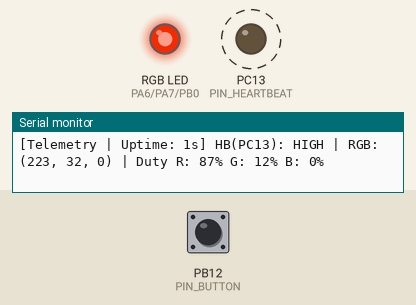
This program was run on a simulated STM32 Blue Pill. Parts: an RGB LED mixed from three pins (HIGH = lit), output pins drawn as LEDs (lit = HIGH), the last lines printed to the serial monitor. Dashed ring = blinking. The test bench sets the inputs (shaded band); at power-on: PB12 (PIN_BUTTON) HIGH. Dim RGB values are drawn brighter than linear.

Above: at 1.2 s.
1.3 s: PB12 (PIN_BUTTON) pulled LOW for 0.15 s
At 4.05 s:
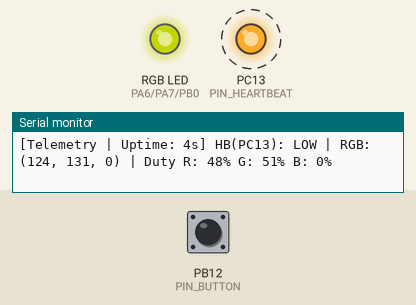
4.4 s: PB12 (PIN_BUTTON) pulled LOW for 3.2 s
At 5.55 s:
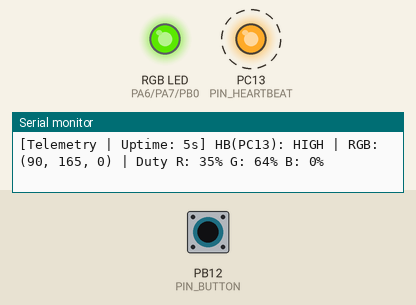
9.1 s: PB12 (PIN_BUTTON) pulsed LOW 5 times (0.12 s each, 0.3 s apart)
At 9.7 s:
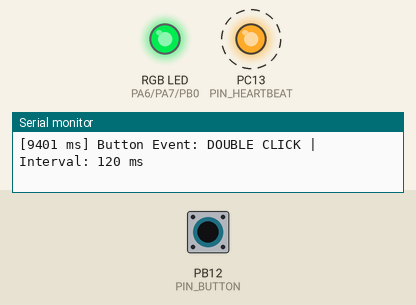
12.2 s: PB12 (PIN_BUTTON) pulled LOW for 1 s
Timing chart, 0 to 55.4 s (numbered marks = the images above; inputs shaded):
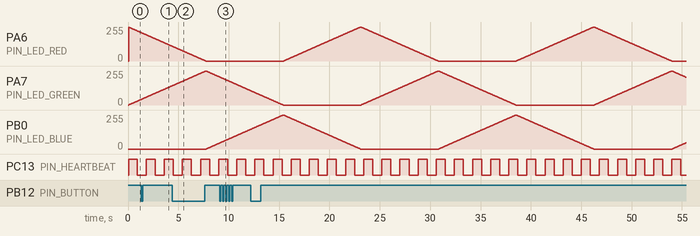

Measured:
- by itself, PC13 (PIN_HEARTBEAT): alternates HIGH for 0.90 s and LOW for 0.90 s

The program:

main.cpp
```cpp
#include <Arduino.h>

const uint8_t PIN_LED_RED   = PA6;
const uint8_t PIN_LED_GREEN = PA7;
const uint8_t PIN_LED_BLUE  = PB0;
const uint8_t PIN_BUTTON    = PB12;
const uint8_t PIN_HEARTBEAT = PC13;

const uint32_t DEBOUNCE_TIME_MS      = 30;
const uint32_t DOUBLE_CLICK_TIME_MS  = 450;
const uint32_t LONG_PRESS_TIME_MS    = 1500;

struct ScheduledTask {
    uint32_t interval_ms;
    uint32_t last_run_ms;
    uint32_t execution_count;
};

ScheduledTask task_heartbeat = { 900, 0, 0 };
ScheduledTask task_rgb       = {  30, 0, 0 };
ScheduledTask task_telemetry = { 1000, 0, 0 };
ScheduledTask task_button    = {  10, 0, 0 };

bool heartbeat_state = false;
uint8_t current_r = 255;
uint8_t current_g = 0;
uint8_t current_b = 255;

uint32_t loop_iteration_count = 0;
bool stats_10s_printed = false;

enum ButtonEvent {
    EVENT_NONE = 0,
    EVENT_SHORT_PRESS,
    EVENT_DOUBLE_PRESS,
    EVENT_LONG_PRESS
};

bool button_is_down = false;
uint32_t press_start_time = 0;
bool long_press_handled = false;
bool double_press_handled = false;
uint8_t pending_clicks = 0;
uint32_t last_release_time = 0;
uint32_t last_press_duration = 0;

ButtonEvent read_button_events(uint32_t now) {
    ButtonEvent event = EVENT_NONE;
    int pin_state = digitalRead(PIN_BUTTON);

    if (pin_state == LOW && !button_is_down) {
        button_is_down = true;
        press_start_time = now;
        long_press_handled = false;
        double_press_handled = false;

        if (pending_clicks == 1 && (now - last_release_time <= DOUBLE_CLICK_TIME_MS)) {
            event = EVENT_DOUBLE_PRESS;
            pending_clicks = 0;
            double_press_handled = true;
        }
    }
    else if (pin_state == LOW && button_is_down) {
        if (!long_press_handled && (now - press_start_time >= LONG_PRESS_TIME_MS)) {
            long_press_handled = true;
            pending_clicks = 0;
            last_press_duration = now - press_start_time;
            event = EVENT_LONG_PRESS;
        }
    }
    else if (pin_state == HIGH && button_is_down) {
        uint32_t press_duration = now - press_start_time;
        button_is_down = false;
        last_press_duration = press_duration;

        if (press_duration >= DEBOUNCE_TIME_MS && !long_press_handled && !double_press_handled) {
            pending_clicks = 1;
            last_release_time = now;
        }
    }

    if (pending_clicks == 1 && !button_is_down && (now - last_release_time > DOUBLE_CLICK_TIME_MS)) {
        event = EVENT_SHORT_PRESS;
        pending_clicks = 0;
    }

    return event;
}

void setup() {
    Serial.begin(115200);
    delay(50);

    pinMode(PIN_HEARTBEAT, OUTPUT);
    digitalWrite(PIN_HEARTBEAT, HIGH);

    pinMode(PIN_BUTTON, INPUT_PULLUP);

    analogWrite(PIN_LED_RED, current_r);
    analogWrite(PIN_LED_GREEN, current_g);
    analogWrite(PIN_LED_BLUE, current_b);

    Serial.println(F("=================================================="));
    Serial.println(F(" Practical 2 - Task 2: Non-blocking Task Scheduler"));
    Serial.println(F(" Variant: 7 (Heartbeat: 900ms, RGB step: 30ms)    "));
    Serial.println(F("=================================================="));
    Serial.println(F("[INFO] System started. 4 cooperative tasks running in loop()."));
    Serial.println(F("[INFO] RGB LED is active and smoothly changing color."));
}

void loop() {
    uint32_t current_time = millis();
    loop_iteration_count++;

    // 1. Задача Heartbeat (900 мс)
    if (current_time - task_heartbeat.last_run_ms >= task_heartbeat.interval_ms) {
        task_heartbeat.last_run_ms = current_time;
        task_heartbeat.execution_count++;

        heartbeat_state = !heartbeat_state;
        digitalWrite(PIN_HEARTBEAT, heartbeat_state ? LOW : HIGH);
    }

    // 2. Задача оновлення RGB (30 мс) - плавна зміна трьох каналів
    if (current_time - task_rgb.last_run_ms >= task_rgb.interval_ms) {
        task_rgb.last_run_ms = current_time;
        task_rgb.execution_count++;

        static uint16_t step_counter = 0;
        step_counter = (step_counter + 1) % 768;

        if (step_counter < 256) {
            current_r = 255 - step_counter;
            current_g = step_counter;
            current_b = 0;
        } else if (step_counter < 512) {
            current_r = 0;
            current_g = 255 - (step_counter - 256);
            current_b = step_counter - 256;
        } else {
            current_r = step_counter - 512;
            current_g = 0;
            current_b = 255 - (step_counter - 512);
        }

        analogWrite(PIN_LED_RED, current_r);
        analogWrite(PIN_LED_GREEN, current_g);
        analogWrite(PIN_LED_BLUE, current_b);
    }

    // 3. Задача обробки кнопки (подієво з розпізнаванням Short, Double, Long)
    if (current_time - task_button.last_run_ms >= task_button.interval_ms) {
        task_button.last_run_ms = current_time;
        task_button.execution_count++;

        ButtonEvent e = read_button_events(current_time);
        if (e != EVENT_NONE) {
            Serial.print(F("["));
            Serial.print(current_time);
            Serial.print(F(" ms] Button Event: "));
            if (e == EVENT_SHORT_PRESS) {
                Serial.print(F("SHORT PRESS | Duration: "));
                Serial.print(last_press_duration);
                Serial.println(F(" ms"));
            } else if (e == EVENT_DOUBLE_PRESS) {
                Serial.print(F("DOUBLE CLICK | Interval: "));
                Serial.print(last_press_duration);
                Serial.println(F(" ms"));
            } else if (e == EVENT_LONG_PRESS) {
                Serial.print(F("LONG PRESS (>1.5s) | Duration: "));
                Serial.print(last_press_duration);
                Serial.println(F(" ms"));
            }
        }
    }

    // 4. Задача телеметрії (1000 мс)
    if (current_time - task_telemetry.last_run_ms >= task_telemetry.interval_ms) {
        task_telemetry.last_run_ms = current_time;
        task_telemetry.execution_count++;

        Serial.print(F("[Telemetry | Uptime: "));
        Serial.print(current_time / 1000);
        Serial.print(F("s] HB(PC13): "));
        Serial.print(heartbeat_state ? "HIGH" : "LOW");
        Serial.print(F(" | RGB: ("));
        Serial.print(current_r);
        Serial.print(F(", "));
        Serial.print(current_g);
        Serial.print(F(", "));
        Serial.print(current_b);
        Serial.print(F(") | Duty R: "));
        Serial.print((current_r * 100) / 255);
        Serial.print(F("% G: "));
        Serial.print((current_g * 100) / 255);
        Serial.print(F("% B: "));
        Serial.print((current_b * 100) / 255);
        Serial.println(F("%"));
    }

    // 5. Одноразовий вивід статистики за 10 секунд симуляції
    if (current_time >= 10000 && !stats_10s_printed) {
        stats_10s_printed = true;

        Serial.println(F("\n=================================================="));
        Serial.println(F("       10-SECOND SIMULATION BENCHMARK STATS       "));
        Serial.println(F("=================================================="));
        Serial.print(F(" 1. Heartbeat Task (900 ms):   "));
        Serial.print(task_heartbeat.execution_count);
        Serial.println(F(" runs  (Theoretical: 11)"));

        Serial.print(F(" 2. RGB Update Task (30 ms):   "));
        Serial.print(task_rgb.execution_count);
        Serial.println(F(" runs (Theoretical: ~333)"));

        Serial.print(F(" 3. Telemetry Task (1000 ms):  "));
        Serial.print(task_telemetry.execution_count);
        Serial.println(F(" runs  (Theoretical: 10)"));

        Serial.print(F(" 4. Button Scan Task (10 ms):  "));
        Serial.print(task_button.execution_count);
        Serial.println(F(" runs (Theoretical: ~1000)"));

        Serial.print(F(" Total loop() passes:          "));
        Serial.print(loop_iteration_count);
        Serial.println(F(" cycles"));
        Serial.println(F(" Verification: Tasks run completely independently."));
        Serial.println(F("==================================================\n"));
    }
}
```
